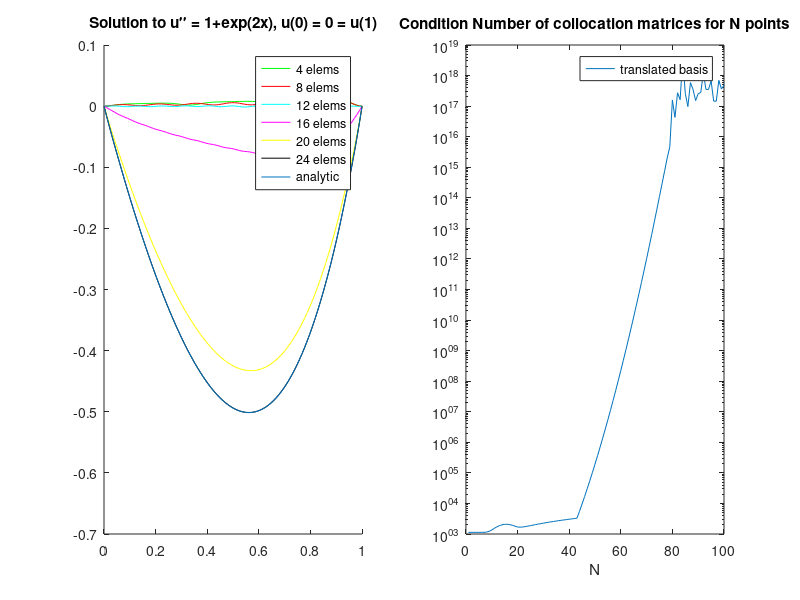

MATLAB code to generate this figure:
clear all; close all; clc

% Solves u'' = 1 + e^(2x), u(0) = 0 = u(1)

epsilon = 350;
K   = @(x,center) ( exp(-epsilon.*((x-center).^2)) );
D1K = @(x,center) ( -2.*epsilon.*(x-center).*K(x,center) );
D2K = @(x,center) ( 2.*epsilon.*(2.*epsilon.*((x-center).^2)-1).* ...
                    K(x,center) );

rhs = @(x) ( 1 + exp(2.*x) );
u_analytic = @(x) ( 0.25.*((2.*x.^2)-exp(2).*x-x+exp(2.*x)-1) );

pts = linspace(0,1);
subplot(1,2,1);
hold on;
colors = 'grcmyk';

%% Calculate numerical solution
for N=[4 8 12 16 20 24];
    colloc_pts = linspace(0,1,N);
    
    % translated basis
    tmp = repmat(colloc_pts, N, 1);
    colloc_mat = [D2K(tmp',tmp)   zeros(N,2); 
                  K(0, colloc_pts) 1 0;  % we need 1 + x term
                  K(1, colloc_pts) 1 1]; % for BCs
    coef = colloc_mat\[rhs(colloc_pts)';0;0];
    
    % newton basis
    lambda = zeros(N,1);
    for i=2:N;
        lambda(i) = rhs(colloc_pts(i)) - lambda(i-1);
    end
    

    u_numeric = @(x) ( [K(x,colloc_pts) 1 x]*coef );
    plot(pts, arrayfun(u_numeric, pts), colors(1));
    colors = colors(2:end);
end

plot(pts, u_analytic(pts));
title('Solution to u\prime\prime = 1+exp(2x), u(0) = 0 = u(1)');
legend('4 elems', ...
       '8 elems', ...
       '12 elems', ...
       '16 elems', ...
       '20 elems', ...
       '24 elems', ...
       'analytic');

%% Calculate condition numbers of collocation matrices
trans_cond = zeros(100);
newt_cond = zeros(100);
subplot(1,2,2);
for N=1:100;
    colloc_pts = linspace(0,1,N);
    tmp = repmat(colloc_pts, N, 1);
    trans_cond(N) = cond([D2K(tmp',tmp)  zeros(N,2); 
                        K(0, colloc_pts) 1 0;
                        K(1, colloc_pts) 1 1]);
end
semilogy(trans_cond);
title('Condition Number of collocation matrices for N points');
legend('translated basis');
xlabel('N');
